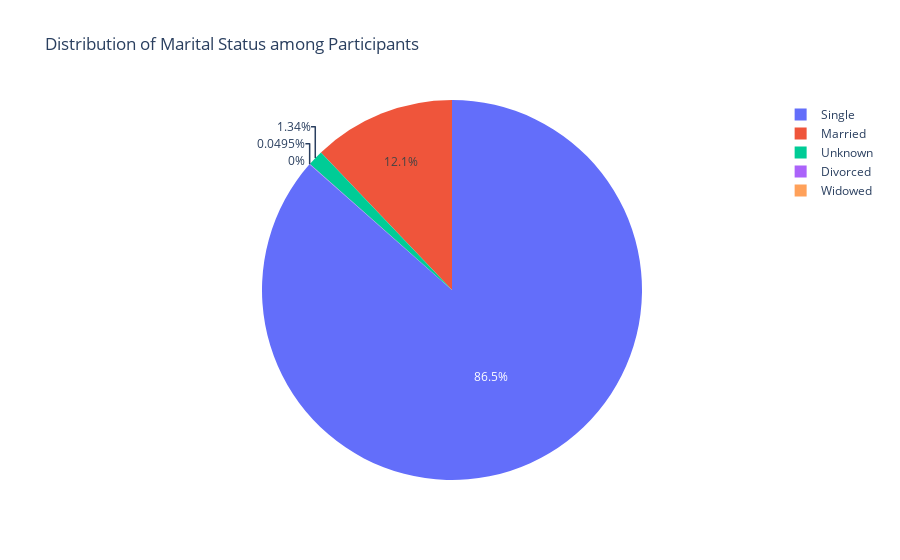

The notebook cell saved with this chart:
### Code cell
# Marital Status count Distribution
mask_single = df['maritalstat'] == 1
mask_married = df['maritalstat'] == 2
mask_widowed = df['maritalstat'] == 3
mask_divorced = df['maritalstat'] == 4
mask_unknown = df['maritalstat'] == 99

single = len(df[mask_single])
married = len(df[mask_married])
widowed = len(df[mask_widowed])
divorced = len(df[mask_divorced])
unknown = len(df[mask_unknown])

# Create a DataFrame with the marital status information
marital_status_data = {
    'Marital Status': ['Single', 'Married', 'Widowed', 'Divorced', 'Unknown'],
    'Total Participants': [single, married, widowed, divorced, unknown]
}

marital_status_df = pd.DataFrame(marital_status_data)

fig = px.pie(marital_status_df, names='Marital Status', values='Total Participants',
             title='Distribution of Marital Status among Participants')

fig.show()

### Figure 1 — Plotly figure (JSON) as saved in the notebook; plotly's stock layout.template omitted (floating-point values rounded to 4 significant figures)
{"data": [{"domain": {"x": [0, 1], "y": [0, 1]}, "hovertemplate": "Marital Status=%{label}<br>Total Participants=%{value}<extra></extra>", "labels": ["Single", "Married", "Widowed", "Divorced", "Unknown"], "legendgroup": "", "name": "", "showlegend": true, "type": "pie", "values": [1749, 245, 0, 1, 27]}], "layout": {"legend": {"tracegroupgap": 0}, "title": {"text": "Distribution of Marital Status among Participants"}}}
